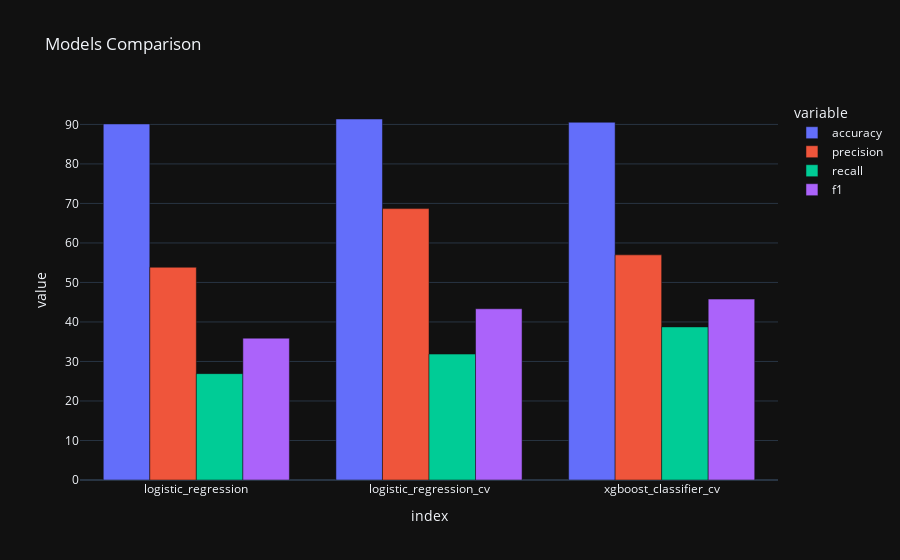

Here is the notebook cell this chart was saved with:
### Markdown cell above
# Models Comparison

### Code cell
# Plot the models' performance
figure = ex.bar(performance, 
                x=performance.index, 
                y=performance.columns.values, 
                barmode='group', 
                title='Models Comparison', 
                labels={'x':'Model', 'y':'Performance'}, 
                template='plotly_dark')

figure.show()

### Figure 1 — Plotly figure (JSON) as saved in the notebook; plotly's stock layout.template omitted (floating-point values rounded to 4 significant figures)
{"data": [{"alignmentgroup": "True", "hovertemplate": "variable=accuracy<br>index=%{x}<br>value=%{y}<extra></extra>", "legendgroup": "accuracy", "marker": {"color": "#636efa", "pattern": {"shape": ""}}, "name": "accuracy", "offsetgroup": "accuracy", "orientation": "v", "showlegend": true, "textposition": "auto", "type": "bar", "x": ["logistic_regression", "logistic_regression_cv", "xgboost_classifier_cv"], "xaxis": "x", "y": [90.12, 91.37, 90.54], "yaxis": "y"}, {"alignmentgroup": "True", "hovertemplate": "variable=precision<br>index=%{x}<br>value=%{y}<extra></extra>", "legendgroup": "precision", "marker": {"color": "#EF553B", "pattern": {"shape": ""}}, "name": "precision", "offsetgroup": "precision", "orientation": "v", "showlegend": true, "textposition": "auto", "type": "bar", "x": ["logistic_regression", "logistic_regression_cv", "xgboost_classifier_cv"], "xaxis": "x", "y": [53.85, 68.69, 56.98], "yaxis": "y"}, {"alignmentgroup": "True", "hovertemplate": "variable=recall<br>index=%{x}<br>value=%{y}<extra></extra>", "legendgroup": "recall", "marker": {"color": "#00cc96", "pattern": {"shape": ""}}, "name": "recall", "offsetgroup": "recall", "orientation": "v", "showlegend": true, "textposition": "auto", "type": "bar", "x": ["logistic_regression", "logistic_regression_cv", "xgboost_classifier_cv"], "xaxis": "x", "y": [26.92, 31.87, 38.75], "yaxis": "y"}, {"alignmentgroup": "True", "hovertemplate": "variable=f1<br>index=%{x}<br>value=%{y}<extra></extra>", "legendgroup": "f1", "marker": {"color": "#ab63fa", "pattern": {"shape": ""}}, "name": "f1", "offsetgroup": "f1", "orientation": "v", "showlegend": true, "textposition": "auto", "type": "bar", "x": ["logistic_regression", "logistic_regression_cv", "xgboost_classifier_cv"], "xaxis": "x", "y": [35.9, 43.34, 45.79], "yaxis": "y"}], "layout": {"autosize": true, "barmode": "group", "legend": {"title": {"text": "variable"}, "tracegroupgap": 0}, "title": {"text": "Models Comparison"}, "xaxis": {"anchor": "y", "autorange": true, "domain": [0, 1], "range": [-0.5, 2.5], "title": {"text": "index"}, "type": "category"}, "yaxis": {"anchor": "x", "autorange": true, "domain": [0, 1], "range": [0, 96.18], "title": {"text": "value"}, "type": "linear"}}}
